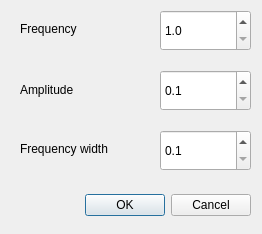
<?xml version="1.0" encoding="UTF-8"?>
<ui version="4.0">
 <class>Dialog</class>
 <widget class="QDialog" name="Dialog">
  <property name="geometry">
   <rect>
    <x>0</x>
    <y>0</y>
    <width>262</width>
    <height>234</height>
   </rect>
  </property>
  <property name="windowTitle">
   <string>Input Periodic</string>
  </property>
  <widget class="QDialogButtonBox" name="buttonBox">
   <property name="geometry">
    <rect>
     <x>60</x>
     <y>180</y>
     <width>191</width>
     <height>50</height>
    </rect>
   </property>
   <property name="orientation">
    <enum>Qt::Horizontal</enum>
   </property>
   <property name="standardButtons">
    <set>QDialogButtonBox::Cancel|QDialogButtonBox::Ok</set>
   </property>
  </widget>
  <widget class="QDoubleSpinBox" name="freq_SpinBox">
   <property name="geometry">
    <rect>
     <x>160</x>
     <y>10</y>
     <width>91</width>
     <height>41</height>
    </rect>
   </property>
   <property name="decimals">
    <number>1</number>
   </property>
   <property name="minimum">
    <double>1.000000000000000</double>
   </property>
  </widget>
  <widget class="QDoubleSpinBox" name="amp_spinBox">
   <property name="geometry">
    <rect>
     <x>160</x>
     <y>70</y>
     <width>91</width>
     <height>41</height>
    </rect>
   </property>
   <property name="decimals">
    <number>1</number>
   </property>
   <property name="minimum">
    <double>0.100000000000000</double>
   </property>
  </widget>
  <widget class="QDoubleSpinBox" name="freq_width_spinBox">
   <property name="geometry">
    <rect>
     <x>160</x>
     <y>130</y>
     <width>91</width>
     <height>41</height>
    </rect>
   </property>
   <property name="decimals">
    <number>1</number>
   </property>
   <property name="minimum">
    <double>0.100000000000000</double>
   </property>
  </widget>
  <widget class="QLabel" name="label">
   <property name="geometry">
    <rect>
     <x>20</x>
     <y>20</y>
     <width>81</width>
     <height>17</height>
    </rect>
   </property>
   <property name="text">
    <string>Frequency</string>
   </property>
  </widget>
  <widget class="QLabel" name="label_2">
   <property name="geometry">
    <rect>
     <x>20</x>
     <y>80</y>
     <width>91</width>
     <height>20</height>
    </rect>
   </property>
   <property name="text">
    <string>Amplitude</string>
   </property>
  </widget>
  <widget class="QLabel" name="label_3">
   <property name="geometry">
    <rect>
     <x>20</x>
     <y>140</y>
     <width>121</width>
     <height>17</height>
    </rect>
   </property>
   <property name="text">
    <string>Frequency width</string>
   </property>
  </widget>
 </widget>
 <resources/>
 <connections>
  <connection>
   <sender>buttonBox</sender>
   <signal>accepted()</signal>
   <receiver>Dialog</receiver>
   <slot>accept()</slot>
   <hints>
    <hint type="sourcelabel">
     <x>248</x>
     <y>254</y>
    </hint>
    <hint type="destinationlabel">
     <x>157</x>
     <y>274</y>
    </hint>
   </hints>
  </connection>
  <connection>
   <sender>buttonBox</sender>
   <signal>rejected()</signal>
   <receiver>Dialog</receiver>
   <slot>reject()</slot>
   <hints>
    <hint type="sourcelabel">
     <x>316</x>
     <y>260</y>
    </hint>
    <hint type="destinationlabel">
     <x>286</x>
     <y>274</y>
    </hint>
   </hints>
  </connection>
 </connections>
</ui>
